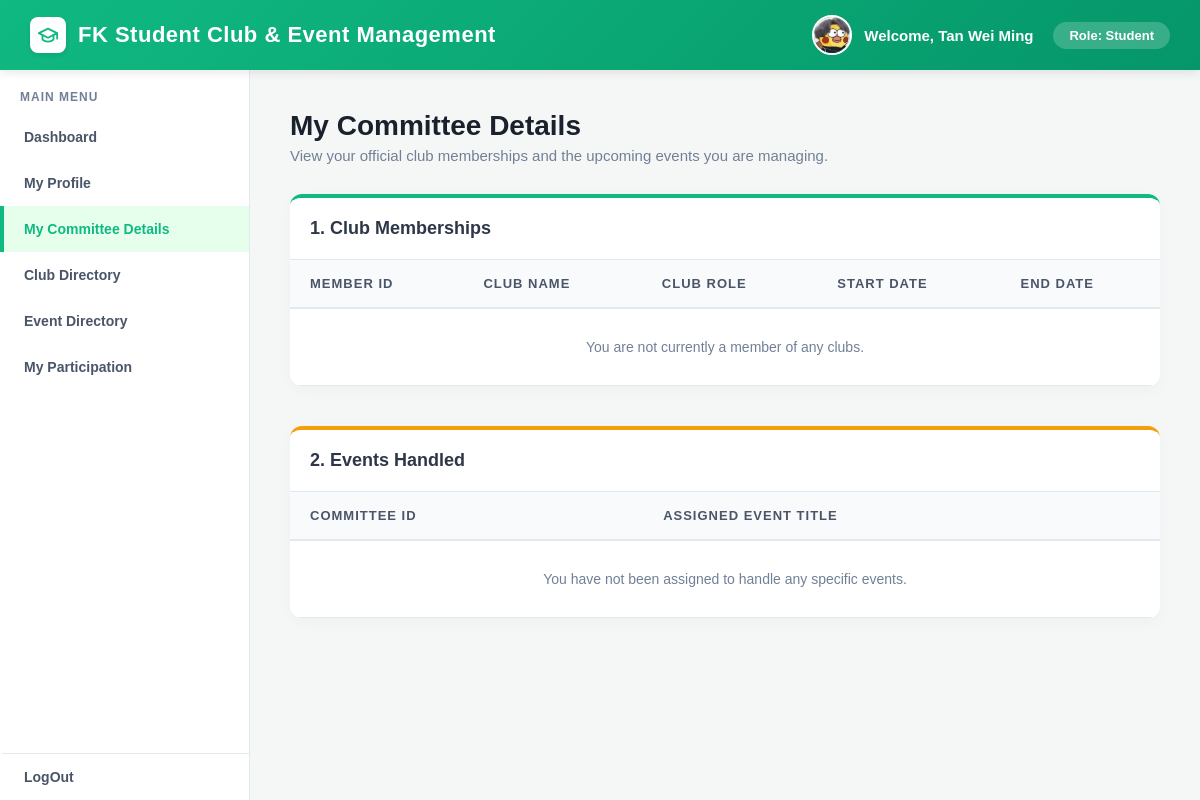
The app's page /student/committee_details.php (signed in), older data.
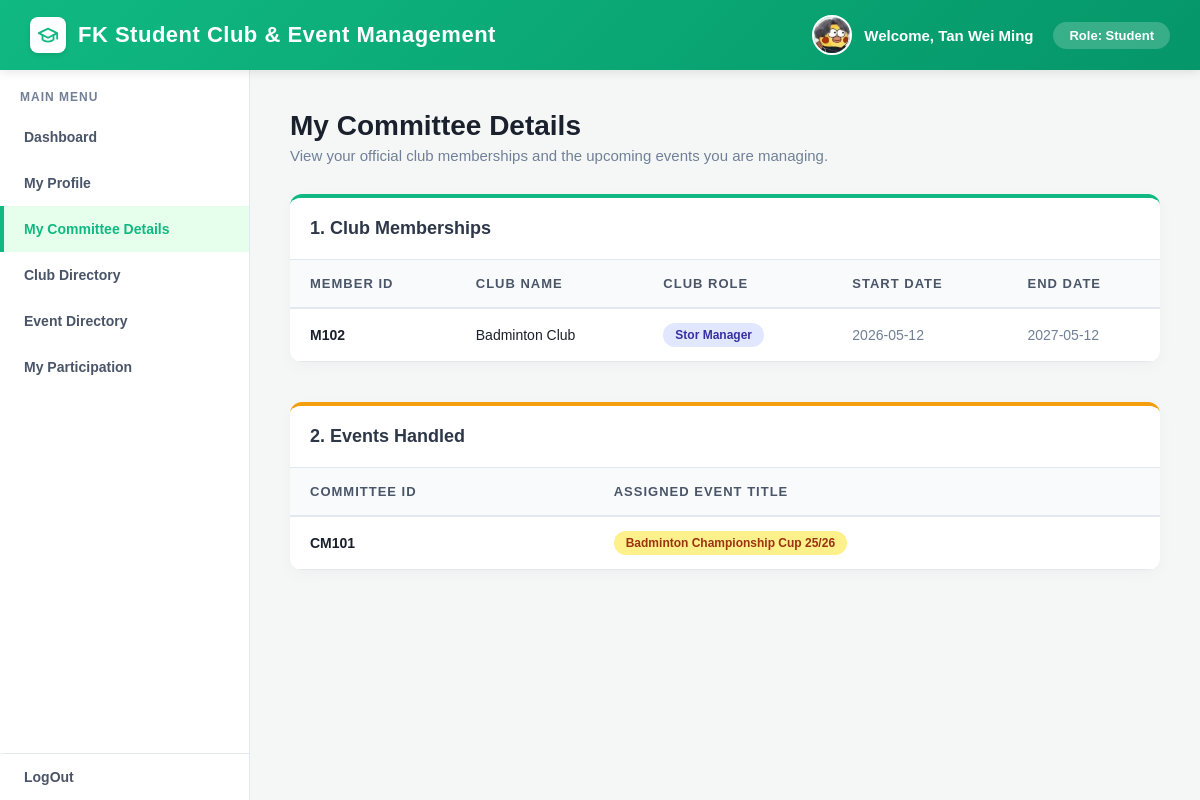
The same page, newer data.
### tables this page shows
CREATE TABLE `membership` (
  `memberID` varchar(100) NOT NULL,
  `start_date` date DEFAULT NULL,
  `end_date` date DEFAULT NULL,
  `userID` varchar(100) DEFAULT NULL,
  `clubID` varchar(100) DEFAULT NULL,
  `roleID` varchar(100) DEFAULT NULL
);

CREATE TABLE `club` (
  `clubID` varchar(100) NOT NULL,
  `club_name` varchar(100) DEFAULT NULL,
  `club_desc` varchar(100) DEFAULT NULL,
  `userID` varchar(100) DEFAULT NULL,
  `club_operational_status` varchar(100) DEFAULT NULL,
  `club_photo` varchar(255) DEFAULT NULL
);

CREATE TABLE `membershiprole` (
  `roleID` varchar(100) NOT NULL,
  `m_role_desc` varchar(50) DEFAULT NULL
);

CREATE TABLE `committee` (
  `committeeID` varchar(100) NOT NULL,
  `eventID` varchar(100) DEFAULT NULL,
  `memberID` varchar(100) DEFAULT NULL
);

CREATE TABLE `events` (
  `eventID` varchar(100) NOT NULL,
  `event_title` varchar(100) DEFAULT NULL,
  `event_desc` varchar(255) DEFAULT NULL,
  `event_date` date DEFAULT NULL,
  `event_time` time DEFAULT NULL,
  `event_venue` varchar(100) DEFAULT NULL,
  `event_max_participants` int DEFAULT NULL,
  `attendance_qr` varchar(100) DEFAULT NULL
);

### student/committee_details.php (the view, shortened to what this page needs)
<?php
require_once '../db_connection.php';
$userID = $_SESSION['userID'];
$memberships = [];
$sql_mem = "
    SELECT m.memberID, c.club_name, mr.m_role_desc, m.start_date, m.end_date
    FROM membership m
    JOIN club c ON m.clubID = c.clubID
    JOIN membershiprole mr ON m.roleID = mr.roleID
    WHERE m.userID = '$userID'
";
$result_mem = mysqli_query($link, $sql_mem);
if ($result_mem) {
    while ($row = mysqli_fetch_assoc($result_mem)) {
        $memberships[] = $row;
    }
}
$committees = [];
$sql_com = "
    SELECT com.committeeID, e.event_title
    FROM committee com
    JOIN membership m ON com.memberID = m.memberID
    JOIN events e ON com.eventID = e.eventID
    WHERE m.userID = '$userID'
";
$result_com = mysqli_query($link, $sql_com);
if ($result_com) {
    while ($row = mysqli_fetch_assoc($result_com)) {
        $committees[] = $row;
    }
}
?>
<!DOCTYPE html>
<html lang="en">
<head>
</head>
<body>
    <?php include 'student_background.php'; ?>
        <div class="content-area">
            <div class="header-section">
                <h2>My Committee Details</h2>
                <p>View your official club memberships and the upcoming events you are managing.</p>
            </div>
            <div class="table-card">
                <div class="table-title">1. Club Memberships</div>
                <table>
                    <thead>
                        <tr>
                            <th>Member ID</th>
                            <th>Club Name</th>
                            <th>Club Role</th>
                            <th>Start Date</th>
                            <th>End Date</th>
                        </tr>
                    </thead>
                    <tbody>
                        <?php if (count($memberships) > 0): ?>
                            <?php foreach ($memberships as $mem): ?>
                                <tr>
                                    <td><strong><?php echo htmlspecialchars($mem['memberID']); ?></strong></td>
                                    <td><?php echo htmlspecialchars($mem['club_name']); ?></td>
                                    <td><span class="role-tag"><?php echo htmlspecialchars($mem['m_role_desc']); ?></span></td>
                                    <td style="color: #718096;"><?php echo htmlspecialchars($mem['start_date']); ?></td>
                                    <td style="color: #718096;"><?php echo htmlspecialchars($mem['end_date']); ?></td>
                                </tr>
                            <?php endforeach; ?>
                        <?php else: ?>
                            <tr><td colspan="5" style="text-align: center; padding: 30px; color: #718096;">You are not currently a member of any clubs.</td></tr>
                        <?php endif; ?>
                    </tbody>
                </table>
            </div>
            <div class="table-card" style="border-top-color: #f59e0b;">
                <div class="table-title">2. Events Handled</div>
                <table>
                    <thead>
                        <tr>
                            <th>Committee ID</th>
                            <th>Assigned Event Title</th>
                        </tr>
                    </thead>
                    <tbody>
                        <?php if (count($committees) > 0): ?>
                            <?php foreach ($committees as $com): ?>
                                <tr>
                                    <td><strong><?php echo htmlspecialchars($com['committeeID']); ?></strong></td>
                                    <td><span class="event-tag"><?php echo htmlspecialchars($com['event_title']); ?></span></td>
                                </tr>
                            <?php endforeach; ?>
                        <?php else: ?>
                            <tr><td colspan="2" style="text-align: center; padding: 30px; color: #718096;">You have not been assigned to handle any specific events.</td></tr>
                        <?php endif; ?>
                    </tbody>
                </table>
            </div>
        </div>
    </div>
</body>
</html>

Row changes from the older to the newer data that the page shows:
added membership: memberID "M102", clubID.club_name "Badminton Club", roleID.m_role_desc "Stor Manager", start_date "2026-05-12", end_date "2027-05-12"
now on this page (row edited): committee: committeeID "CM101", eventID.event_title "Badminton Championship Cup 25/26"
Text that changed along with them:
text no longer shown: "You are not currently a member of any clubs. You have not been assigned to handle any specific events."
